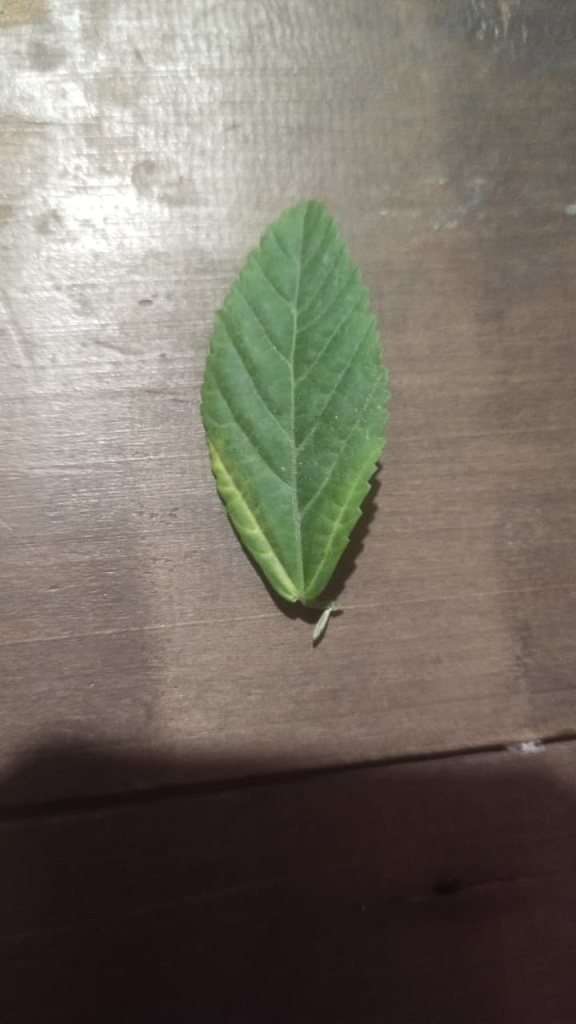
#> input picture data/images/A_001.jpg, 576 x 1024 px
$ python -i pipeline.py   (imports and definitions only)   (older library calls are emulated)
#> lines starting #> are read from the running program, lines starting #| are printed output that depends on the picture; after the words box and inside, x2 and y2 are one past the last pixel; in counts of white or black regions, pixels touching at a corner belong together
"""
pipeline.py  --  Pipeline deteksi cacat permukaan daun (teknik klasik).

Tahap pipeline (min. 4 tahap sesuai aturan tugas):
  1. Pra-proses      : resize (opsional) + Gaussian / median blur
  2. Perbaikan kontras: CLAHE pada kanal L (ruang warna Lab)
  3. Segmentasi      : (a) mask daun = Otsu pada Saturation + hole filling
                       (b) mask cacat = threshold pada fitur a* (atau hue)
                           di dalam area daun
  4. Morfologi       : opening + closing + buang komponen kecil
  5. Pengukuran      : bounding box dan luas (piksel) cacat

Antarmuka utama (kontrak untuk seluruh tim):

    hasil = segment_leaf_defect(image_bgr, params=None)

    hasil["mask"]       : np.uint8 (H, W), nilai 0 / 255  (255 = cacat)
    hasil["leaf_mask"]  : np.uint8 (H, W), nilai 0 / 255  (255 = daun)
    hasil["bbox"]       : (x, y, w, h) kotak yang membungkus semua cacat, atau None
    hasil["boxes"]      : list (x, y, w, h) per komponen cacat
    hasil["area"]       : jumlah piksel cacat
    hasil["area_ratio"] : area cacat / area daun (0..1)
    hasil["debug"]      : dict citra antara (untuk debug_view.py)

Fitur cacat ("feature"):
  hue_abs : cacat bila hue < hue_thr (hijau sehat punya hue ~35-60). Absolut,
            jadi tetap bekerja saat SELURUH daun kering/menguning.  (default)
  a_star  : a* Lab relatif terhadap median daun + Otsu.
  hue     : selisih hue terhadap median daun + Otsu.
  Dua yang terakhir gagal bila seluruh daun cacat, karena median daun ikut cacat.
  Nilai default ditetapkan dari hasil pada split dev saja.

Parameter bisa diganti lewat dict `params` (lihat DEFAULT_PARAMS), jadi
experiments.py (Gaussian vs median, a* vs hue, offset Otsu) tidak perlu
mengubah isi file ini:  segment_leaf_defect(img, {"blur": "median"}).
"""

import cv2
import numpy as np

# --------------------------------------------------------------------------
# Parameter default.  Nilai ini TIDAK boleh dituning memakai data test.
# Tuning hanya pada split "dev" (lihat experiments.py).
# --------------------------------------------------------------------------
DEFAULT_PARAMS = {
    # tahap 1: pra-proses
    "max_side": 1024,        # citra lebih besar di-resize (mask dikembalikan ke ukuran asli)
    "blur": "gaussian",      # "gaussian" | "median"
    "blur_ksize": 5,         # harus ganjil

    # tahap 2: kontras
    "use_clahe": True,
    "clahe_clip": 2.0,
    "clahe_grid": 8,

    # tahap 3a: mask daun
    "leaf_offset": 0,        # geser ambang Otsu saturation
    "leaf_min_area_frac": 0.005,  # komponen daun minimal (fraksi luas citra)
    "leaf_min_score": 1000.0,  # skor komponen minimal sebelum memakai kandidat cadangan
    "leaf_use_hull": True,   # perluas mask daun ke convex hull (menangkap cacat di tepi)
    "leaf_border_erode": 2,  # kikis tepi daun agar tepi/bayangan tidak dianggap cacat

    # tahap 3b: mask cacat
    "feature": "hue_abs",    # "hue_abs" | "a_star" | "hue"  (lihat catatan di atas)
    "otsu_offset": 0,        # geser ambang Otsu fitur cacat
    "hue_thr": 30,           # fitur "hue_abs": cacat bila hue (0..180) < hue_thr (hijau sehat ~35-60)
    "min_delta_a": 8,        # a* minimal di atas median daun supaya dianggap cacat
    "min_delta_hue": 14,     # selisih hue minimal (skala OpenCV 0..180) untuk "hue"

    # tahap 4: morfologi
    "open_ksize": 3,
    "close_ksize": 5,
    "min_defect_area": 300,  # komponen cacat lebih kecil dari ini (piksel) dibuang

    # operasi dasar: "opencv" atau "scratch" (src/scratch_ops.py buatan Rasmi)
    "ops": "opencv",
}


# --------------------------------------------------------------------------
# Operasi dasar yang bisa ditukar antara OpenCV dan versi scratch
# --------------------------------------------------------------------------
# [9 lines left out: function _scratch, not called in this run]


def _otsu(gray_u8, ops="opencv"):
    """Return ambang Otsu (int) dari array uint8 (boleh 1D / 2D)."""
    if ops == "scratch":
        t = _scratch().otsu_threshold(gray_u8)
        if isinstance(t, tuple):      # kalau fungsi Rasmi mengembalikan (t, mask)
            t = t[0]
        return float(t)
    data = np.ascontiguousarray(gray_u8.reshape(-1, 1))
    t, _ = cv2.threshold(data, 0, 255, cv2.THRESH_BINARY + cv2.THRESH_OTSU)
    return float(t)


def _kernel(k):
    return cv2.getStructuringElement(cv2.MORPH_ELLIPSE, (k, k))


def _erode(mask, k, ops="opencv"):
    if k <= 1:
        return mask
    if ops == "scratch":
        return _scratch().erode(mask, _kernel(k))
    return cv2.erode(mask, _kernel(k))


def _dilate(mask, k, ops="opencv"):
    if k <= 1:
        return mask
    if ops == "scratch":
        return _scratch().dilate(mask, _kernel(k))
    return cv2.dilate(mask, _kernel(k))


def _open(mask, k, ops):
    return _dilate(_erode(mask, k, ops), k, ops)


def _close(mask, k, ops):
    return _erode(_dilate(mask, k, ops), k, ops)


# --------------------------------------------------------------------------
# Tahap 1 & 2: pra-proses dan perbaikan kontras
# --------------------------------------------------------------------------
def preprocess(img_bgr, p):
    k = int(p["blur_ksize"]) | 1  # paksa ganjil
    if p["blur"] == "median":
        return cv2.medianBlur(img_bgr, k)
    if p["blur"] == "gaussian":
        return cv2.GaussianBlur(img_bgr, (k, k), 0)
    raise ValueError(f"blur tidak dikenal: {p['blur']}")


def enhance_contrast(img_bgr, p):
    """CLAHE hanya pada kanal L, warna (a*, b*) tidak diubah."""
    if not p["use_clahe"]:
        return img_bgr
    lab = cv2.cvtColor(img_bgr, cv2.COLOR_BGR2LAB)
    clahe = cv2.createCLAHE(clipLimit=p["clahe_clip"],
                            tileGridSize=(p["clahe_grid"], p["clahe_grid"]))
    lab[:, :, 0] = clahe.apply(lab[:, :, 0])
    return cv2.cvtColor(lab, cv2.COLOR_LAB2BGR)


# --------------------------------------------------------------------------
# Tahap 3a: mask daun
# --------------------------------------------------------------------------
def fill_holes(mask):
    """Isi lubang di dalam objek: flood fill dari pojok, lalu invers."""
    h, w = mask.shape
    flood = mask.copy()
    ff_mask = np.zeros((h + 2, w + 2), np.uint8)
    # cari titik latar di tepi citra sebagai seed
    seed = None
    for (x, y) in [(0, 0), (w - 1, 0), (0, h - 1), (w - 1, h - 1)]:
        if mask[y, x] == 0:
            seed = (x, y)
            break
    if seed is None:  # semua pojok objek -> tidak ada yang perlu diisi dari luar
        return mask
    cv2.floodFill(flood, ff_mask, seed, 255)
    holes = cv2.bitwise_not(flood)
    return cv2.bitwise_or(mask, holes)


def _best_component(mask, a_star, grad, min_area_frac, max_area_frac=0.45):
    """
    Pilih komponen terhubung yang paling mirip daun. Skor menggabungkan:
    luas, kepadatan bentuk (solidity), dekat pusat citra, tidak menempel
    tepi citra, dan porsi piksel hijau (a* < 128).
    Return (mask_komponen, skor).
    """
    h, w = mask.shape
    n, lab, stats, cents = cv2.connectedComponentsWithStats(mask, connectivity=8)
    best_i, best_score = 0, 0.0
    diag = np.hypot(w, h)
    for i in range(1, n):
        x, y, bw, bh, area = (int(stats[i, c]) for c in (
            cv2.CC_STAT_LEFT, cv2.CC_STAT_TOP, cv2.CC_STAT_WIDTH,
            cv2.CC_STAT_HEIGHT, cv2.CC_STAT_AREA))
        if area < min_area_frac * h * w or area > max_area_frac * h * w:
            continue
        comp = (lab[y:y + bh, x:x + bw] == i).astype(np.uint8)
        cnts, _ = cv2.findContours(comp, cv2.RETR_EXTERNAL, cv2.CHAIN_APPROX_SIMPLE)
        hull_area = max(cv2.contourArea(cv2.convexHull(np.vstack(cnts))), 1.0)
        solidity = min(area / hull_area, 1.0)
        dist = np.hypot(cents[i][0] - w / 2.0, cents[i][1] - h / 2.0) / diag
        touches = x <= 1 or y <= 1 or x + bw >= w - 1 or y + bh >= h - 1
        greenfrac = float(np.mean(a_star[lab == i] < 128))
        sub = comp > 0
        ring = sub & ~(cv2.erode(comp, np.ones((3, 3), np.uint8)) > 0)
        edge = float(grad[y:y + bh, x:x + bw][ring].mean()) if ring.any() else 0.0
        score = (np.sqrt(area) * solidity ** 2 * (1.0 - dist) * (edge + 1.0)
                 * (0.15 if touches else 1.0) * (greenfrac + 0.25))
        if score > best_score:
            best_i, best_score = i, score
    if best_i == 0:
        return np.zeros_like(mask), 0.0
    return np.where(lab == best_i, 255, 0).astype(np.uint8), best_score


def segment_leaf(img_bgr, p):
    """
    Mask daun. Kandidat 1: Otsu pada Saturation (daun lebih jenuh dari latar).
    Kandidat 2: Otsu pada V terbalik (daun lebih gelap dari latar), berguna
    pada kondisi C (sangat gelap) saat saturasi daun ~ saturasi latar.
    Komponen dengan skor terbaik dari kedua kandidat dipilih, lalu hole filling.
    """
    hsv = cv2.cvtColor(img_bgr, cv2.COLOR_BGR2HSV)
    a_star = cv2.cvtColor(img_bgr, cv2.COLOR_BGR2LAB)[:, :, 1]
    ops = p["ops"]
    L = cv2.GaussianBlur(cv2.cvtColor(img_bgr, cv2.COLOR_BGR2LAB)[:, :, 0], (5, 5), 0)
    gx = cv2.Sobel(L, cv2.CV_32F, 1, 0, ksize=3)
    gy = cv2.Sobel(L, cv2.CV_32F, 0, 1, ksize=3)
    grad = cv2.magnitude(gx, gy)

    sat = hsv[:, :, 1]
    t_s = _otsu(sat, ops) + p["leaf_offset"]
    cand_sat = np.where(sat > t_s, 255, 0).astype(np.uint8)

    dark = 255 - hsv[:, :, 2]
    t_d = _otsu(dark, ops) + p["leaf_offset"]
    cand_dark = np.where(dark > t_d, 255, 0).astype(np.uint8)

    green = 255 - a_star  # makin hijau makin besar
    t_g = _otsu(green, ops) + p["leaf_offset"]
    cand_green = np.where(green > t_g, 255, 0).astype(np.uint8)

    cand_sat_inv = 255 - cand_sat  # daun lebih pucat dari latar (mis. latar kebiruan)

    # jarak warna dari latar: warna latar = median piksel di pinggir citra
    lab = cv2.cvtColor(img_bgr, cv2.COLOR_BGR2LAB).astype(np.float32)
    h, w = sat.shape
    b = max(4, int(0.04 * min(h, w)))
    ring = np.concatenate([lab[:b].reshape(-1, 3), lab[-b:].reshape(-1, 3),
                           lab[:, :b].reshape(-1, 3), lab[:, -b:].reshape(-1, 3)])
    bg = np.median(ring, axis=0)
    diff = (lab - bg) * np.array([0.5, 1.0, 1.0], np.float32)  # bobot L kecil (bayangan)
    dist = np.clip(np.linalg.norm(diff, axis=2) * 6.0, 0, 255).astype(np.uint8)
    t_b = _otsu(dist, ops) + p["leaf_offset"]
    cand_bg = np.where(dist > t_b, 255, 0).astype(np.uint8)

    def pick(cands):
        best, best_score = np.zeros_like(cand_sat), 0.0
        for cand in cands:
            m = _open(cand, 5, ops)
            m = _close(m, 7, ops)
            m = fill_holes(m)
            comp, sc = _best_component(m, a_star, grad, p["leaf_min_area_frac"])
            if sc > best_score:
                best, best_score = comp, sc
        return best, best_score

    # kandidat utama dulu; jarak-warna-latar hanya cadangan bila skor utama rendah
    best, sc = pick((cand_sat, cand_sat_inv, cand_dark, cand_green))
    if sc < p["leaf_min_score"]:
        alt, sc2 = pick((cand_bg,))
        if sc2 > sc:
            best = alt
    best = fill_holes(best)
    if p["leaf_use_hull"] and best.any():
        # cacat kuning/cokelat di tepi tidak hijau -> ikut terpotong; hull menutup kembali
        cnts, _ = cv2.findContours(best, cv2.RETR_EXTERNAL, cv2.CHAIN_APPROX_SIMPLE)
        hull = cv2.convexHull(np.vstack(cnts))
        best = np.zeros_like(best)
        cv2.fillPoly(best, [hull], 255)
    return best


# --------------------------------------------------------------------------
# Tahap 3b: mask cacat di dalam daun
# --------------------------------------------------------------------------
# [22 lines left out: function defect_score, not called in this run]


def segment_defect(img_bgr, leaf_mask, p):
    ops = p["ops"]

    # fitur absolut: daun sehat selalu hijau, jadi warna non-hijau = cacat.
    # Berbeda dengan a_star/hue (relatif terhadap median daun) yang gagal bila
    # SELURUH daun cacat (daun kering/menguning).
    if p["feature"] == "hue_abs":
        hue = cv2.cvtColor(img_bgr, cv2.COLOR_BGR2HSV)[:, :, 0]
        search = _erode(leaf_mask, int(p["leaf_border_erode"]) * 2 + 1, ops)
        if search.sum() == 0:
            search = leaf_mask
        mask = np.where((hue < p["hue_thr"]) & (search > 0), 255, 0).astype(np.uint8)
        return mask, hue, float(p["hue_thr"])

    score, floor = defect_score(img_bgr, leaf_mask, p)

    # area pencarian: daun dikikis sedikit agar tepi daun tidak ikut
    search = _erode(leaf_mask, int(p["leaf_border_erode"]) * 2 + 1, ops)
    if search.sum() == 0:
        search = leaf_mask

    vals = score[search > 0]
    if vals.size == 0:
        return np.zeros_like(leaf_mask), score, 255.0
    t_otsu = _otsu(vals, ops)
    thr = max(t_otsu + p["otsu_offset"], floor)
    mask = np.where((score > thr) & (search > 0), 255, 0).astype(np.uint8)
    return mask, score, thr


# --------------------------------------------------------------------------
# Tahap 4: morfologi + buang komponen kecil
# --------------------------------------------------------------------------
def clean_mask(mask, p):
    ops = p["ops"]
    m = _open(mask, int(p["open_ksize"]), ops)
    m = _close(m, int(p["close_ksize"]), ops)
    n, lab, stats, _ = cv2.connectedComponentsWithStats(m, connectivity=8)
    out = np.zeros_like(m)
    for i in range(1, n):
        if stats[i, cv2.CC_STAT_AREA] >= p["min_defect_area"]:
            out[lab == i] = 255
    return out


# --------------------------------------------------------------------------
# Tahap 5: pengukuran
# --------------------------------------------------------------------------
def measure(defect_mask, leaf_mask):
    area = int(np.count_nonzero(defect_mask))
    leaf_area = int(np.count_nonzero(leaf_mask))
    boxes = []
    n, _, stats, _ = cv2.connectedComponentsWithStats(defect_mask, connectivity=8)
    for i in range(1, n):
        x, y, w, h = (int(stats[i, c]) for c in
                      (cv2.CC_STAT_LEFT, cv2.CC_STAT_TOP, cv2.CC_STAT_WIDTH, cv2.CC_STAT_HEIGHT))
        boxes.append((x, y, w, h))
    bbox = None
    if area > 0:
        ys, xs = np.nonzero(defect_mask)
        bbox = (int(xs.min()), int(ys.min()),
                int(xs.max() - xs.min() + 1), int(ys.max() - ys.min() + 1))
    return {
        "bbox": bbox,
        "boxes": boxes,
        "area": area,
        "leaf_area": leaf_area,
        "area_ratio": (area / leaf_area) if leaf_area else 0.0,
    }


# --------------------------------------------------------------------------
# Fungsi utama
# --------------------------------------------------------------------------
def segment_leaf_defect(image_bgr, params=None):
    """Jalankan seluruh pipeline pada satu citra BGR. Lihat docstring modul."""
    p = dict(DEFAULT_PARAMS)
    if params:
        unknown = set(params) - set(DEFAULT_PARAMS)
        if unknown:
            raise KeyError(f"parameter tidak dikenal: {sorted(unknown)}")
        p.update(params)

    H0, W0 = image_bgr.shape[:2]
    scale = min(1.0, p["max_side"] / max(H0, W0))
    img = image_bgr
    if scale < 1.0:
        img = cv2.resize(image_bgr, (int(W0 * scale), int(H0 * scale)),
                         interpolation=cv2.INTER_AREA)

    blurred = preprocess(img, p)                    # tahap 1
    enhanced = enhance_contrast(blurred, p)         # tahap 2
    leaf = segment_leaf(enhanced, p)                # tahap 3a
    raw, score, thr = segment_defect(enhanced, leaf, p)  # tahap 3b
    defect = clean_mask(raw, p)                     # tahap 4

    if scale < 1.0:  # kembalikan ke ukuran asli (nearest agar tetap biner)
        defect = cv2.resize(defect, (W0, H0), interpolation=cv2.INTER_NEAREST)
        leaf = cv2.resize(leaf, (W0, H0), interpolation=cv2.INTER_NEAREST)
        raw = cv2.resize(raw, (W0, H0), interpolation=cv2.INTER_NEAREST)

    info = measure(defect, leaf)                    # tahap 5
    info.update({
        "mask": defect,
        "leaf_mask": leaf,
        "debug": {
            "blurred": blurred, "enhanced": enhanced, "score": score,
            "threshold": thr, "raw_defect": raw,
        },
    })
    return info

>>> import cv2
>>> picture = cv2.imread('../data/images/A_001.jpg')
#> picture is the input picture: shape (1024, 576, 3); mean B, G, R 101.6, 112, 118.7
>>> result = segment_leaf_defect(picture)
#> in segment_leaf, `sat = hsv[:, :, 1]`:
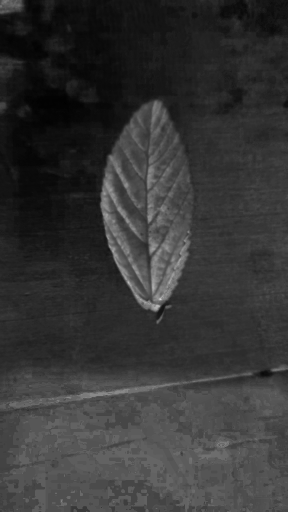
#> sat: shape (1024, 576) (shown at 1/2 size); min 0, max 223, mean 52.9
#> in _otsu, `t, _ = cv2.threshold(data, 0, 255, cv2.THRESH_BINARY + cv2.THRESH_OTSU)`: t = 58
#> in segment_leaf, `cand_sat = np.where(sat > t_s, 255, 0).astype(np.uint8)`:
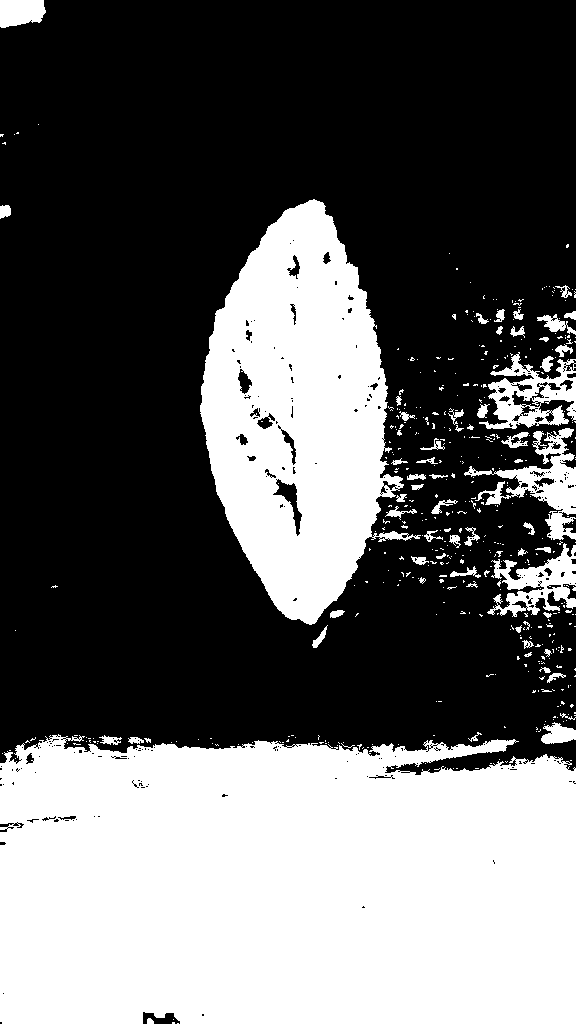
#> cand_sat: shape (1024, 576); 38.8% white; 466 white regions (402 under 20 px), largest, box (x1, y1, x2, y2) and area: (0, 734, 576, 1024) 156813, (200, 199, 421, 625) 54838, (464, 428, 576, 540) 3788
#> in segment_leaf, `dark = 255 - hsv[:, :, 2]`:
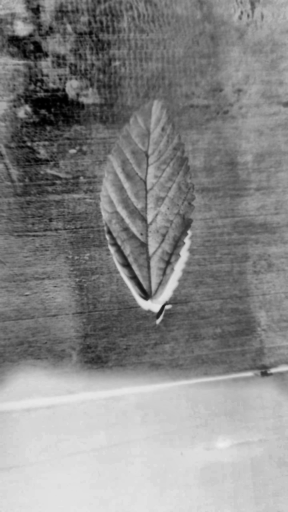
#> dark: shape (1024, 576) (shown at 1/2 size); min 0, max 239, mean 135.3
#> in segment_leaf, `t_d = _otsu(dark, ops) + p["leaf_offset"]`: t_d = 153
#> in segment_leaf, `green = 255 - a_star`:
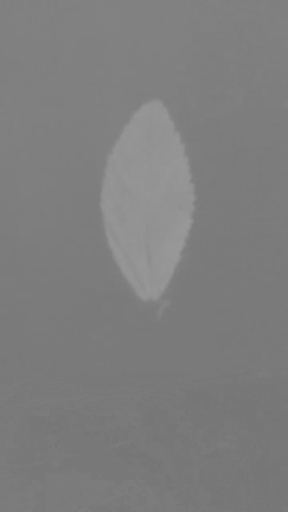
#> green: shape (1024, 576) (shown at 1/2 size); min 116, max 154, mean 125.9
#> in segment_leaf, `t_g = _otsu(green, ops) + p["leaf_offset"]`: t_g = 135
#> in segment_leaf, `lab = cv2.cvtColor(img_bgr, cv2.COLOR_BGR2LAB).astype(np.float32)`:
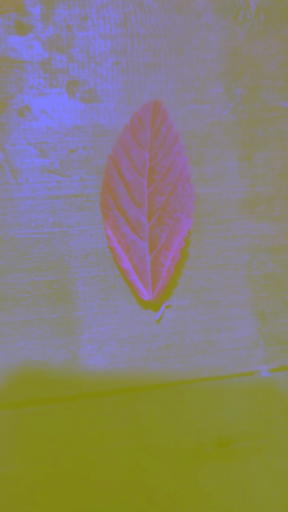
#> lab: shape (1024, 576, 3) float32 (shown at 1/2 size); mean B, G, R 116.6, 129.1, 134.5
#> in segment_leaf, `bg = np.median(ring, axis=0)`: bg = [106, 131, 133]
#> in segment_leaf, `dist = np.clip(np.linalg.norm(diff, axis=2) * 6.0, 0, 255).astype(np.u..`:
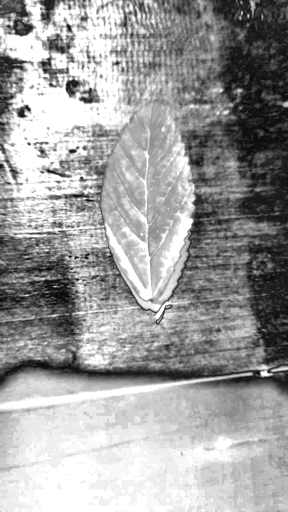
#> dist: shape (1024, 576) (shown at 1/2 size); min 6, max 255, mean 157.8
#> in segment_leaf, `t_b = _otsu(dist, ops) + p["leaf_offset"]`: t_b = 146
#> the loop in pick, `for cand in cands:` made 4 passes
#> (n in _best_component, sc) on passes 1, 3: (42, 21888.2), (67, 582.8)
#> after the loop in pick, `for cand in cands:`: best_score = 21888.2
#> in segment_leaf, `cnts, _ = cv2.findContours(best, cv2.RETR_EXTERNAL, cv2.CHAIN_APPROX_S..`: cnts = 1 contour; box (x1, y1, x2, y2) and area: (200, 199, 402, 625) 55728
#> in segment_leaf, `hull = cv2.convexHull(np.vstack(cnts))`: hull = contour of 42 points, box (x1, y1, x2, y2) (200, 199, 402, 625), area 58304
#> in segment_leaf_defect, `raw, score, thr = segment_defect(enhanced, leaf, p)`: thr = 30
#> in _dilate (call 10), `return cv2.dilate(mask, _kernel(k))`:
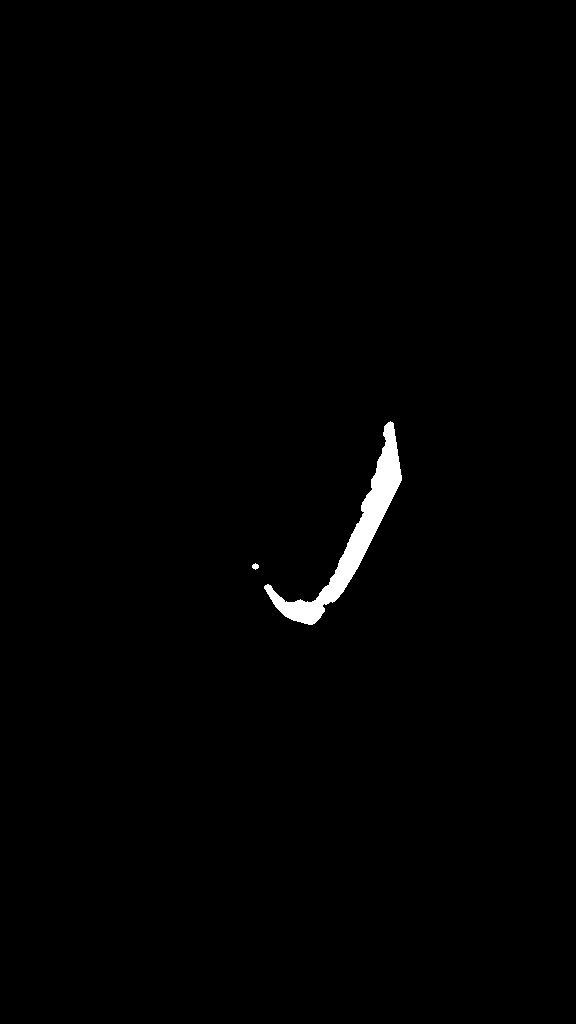
#> returned value: shape (1024, 576); 0.84% white; 2 white regions, box (x1, y1, x2, y2) and area: (264, 421, 402, 625) 4907, (252, 563, 259, 570) 33
#> in clean_mask, `n, lab, stats, _ = cv2.connectedComponentsWithStats(m, connectivity=8)`: n = 3; stats = [[0, 0, 576, 1024, 586122], [266, 423, 134, 200, 3697], [254, 565, 3, 3, 5]]
#> in measure, `area = int(np.count_nonzero(defect_mask))`: area = 3697
#> in measure, `leaf_area = int(np.count_nonzero(leaf_mask))`: leaf_area = 58754
#> in measure, `n, _, stats, _ = cv2.connectedComponentsWithStats(defect_mask, connect..`: n = 2; stats = [[0, 0, 576, 1024, 586127], [266, 423, 134, 200, 3697]]
#> the loop in measure, `for i in range(1, n):` made 1 pass
#> (x, y, w, h) on pass 1: (266, 423, 134, 200)
#> after the loop in measure, `for i in range(1, n):`: boxes = [(266, 423, 134, 200)]
#> in measure, `ys, xs = np.nonzero(defect_mask)`: ys = 3697 values from 423 to 622; xs = 3697 values, max 399 at index 651, min 266 at index 2719, mean 353.9
#> in measure, `bbox = (int(xs.min()), int(ys.min()), int(xs.max() - xs.min() + 1), in..`: bbox = (266, 423, 134, 200)
#> in segment_leaf_defect, `info = measure(defect, leaf)`: info = {'bbox': (266, 423, 134, 200), 'boxes': [(266, 423, 134, 200)], 'area': 3697, 'leaf_area': 58754, 'area_ratio': 0.0629}
#> result = 8 items
